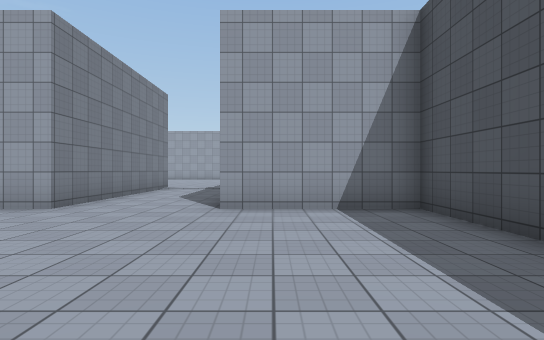
View 1 (above)

24 first-person views from a walk through a scene from a Unity 3-D project. The camera is 1.3 m above the floor, looks level and sees 80° across. The floor is counted in squares, 2 m on a side. Each view is taken from the middle of a square. On the plan, view 1 faces up. The plan holds only what a view shows up to about 10 squares ahead; the rest is blank. The place goes on beyond the plan. Surface patterns are stand-ins for the level's own textures.

View 2
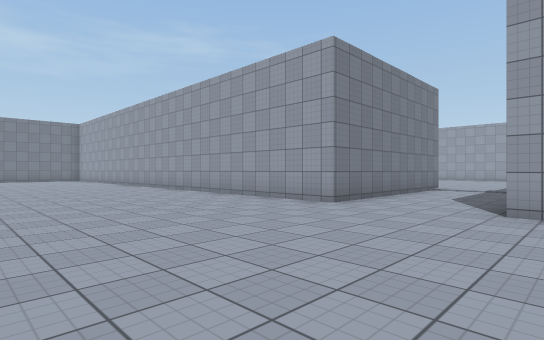

View 3
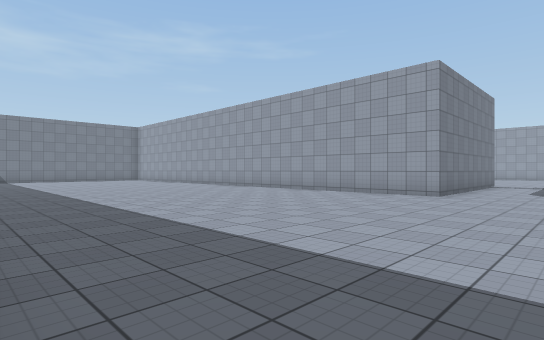

View 4
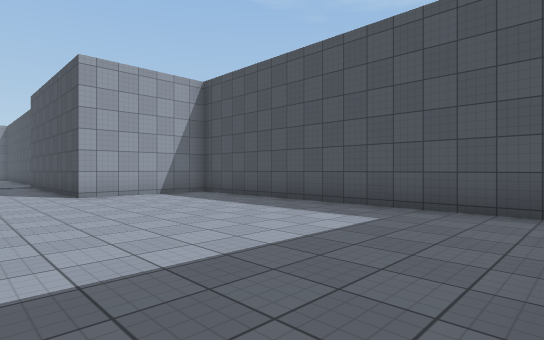

View 5
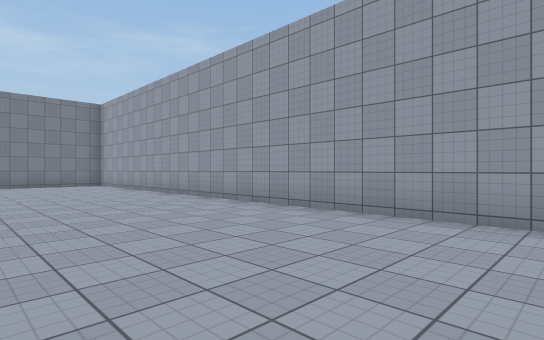

View 6
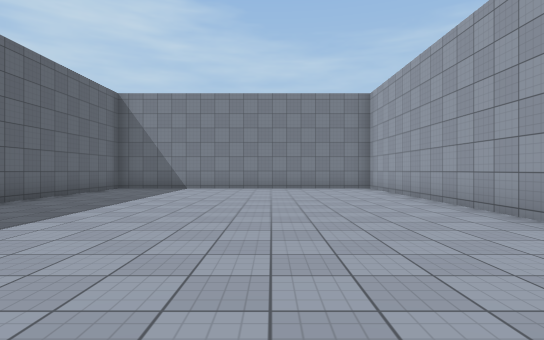

View 7
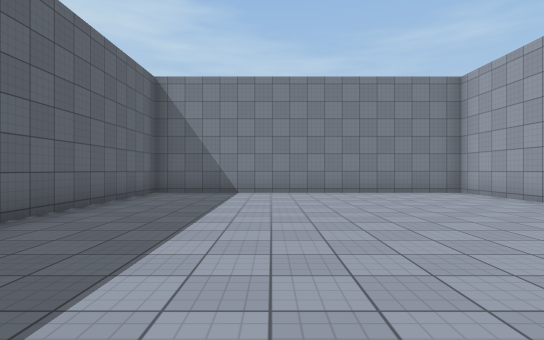

View 8
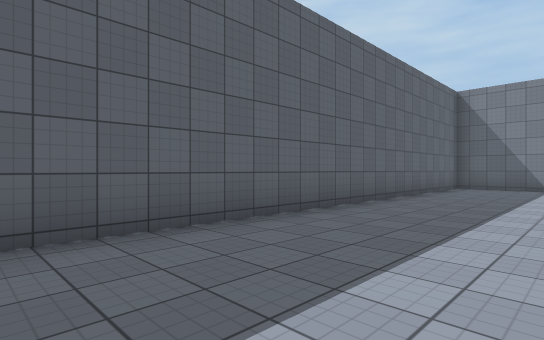

View 9
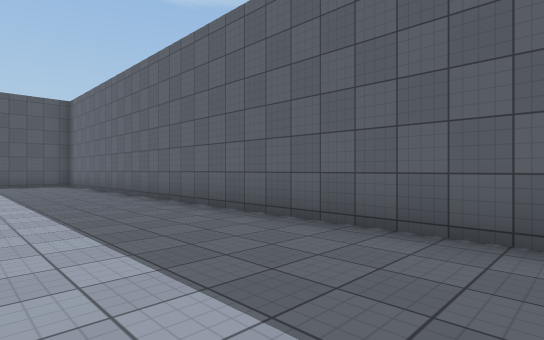

View 10
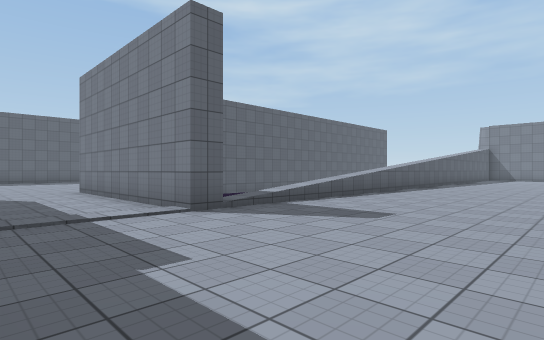

View 11
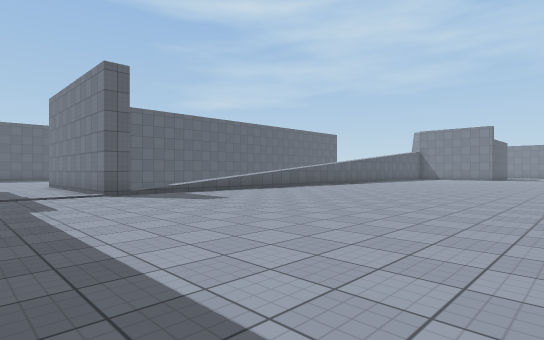

View 12
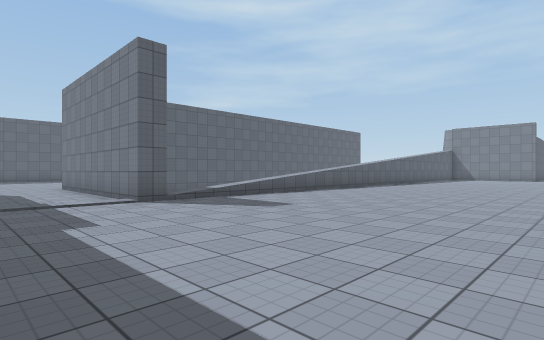

View 13
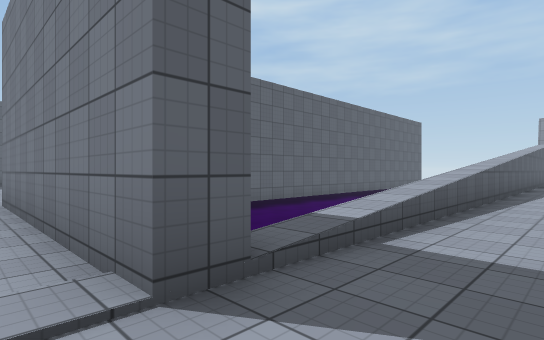

View 14
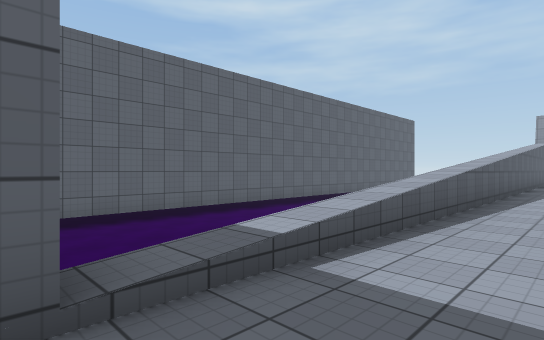

View 15
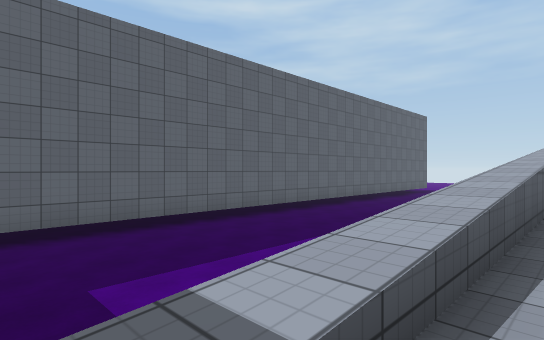

View 16
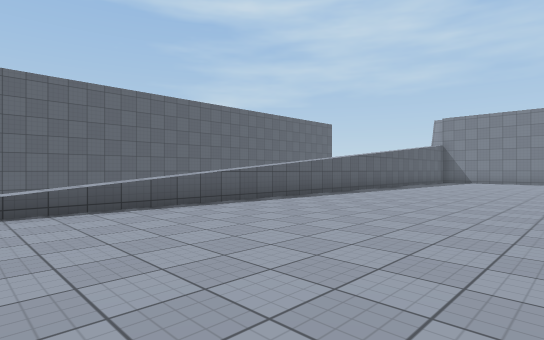

View 17
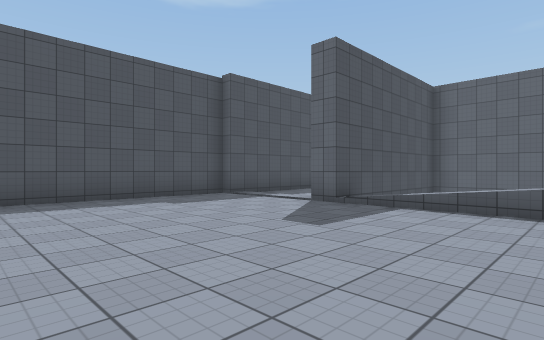

View 18
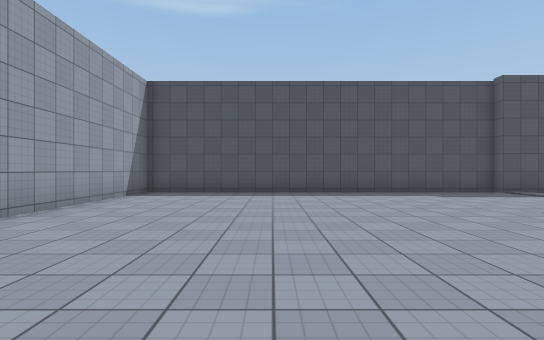

View 19
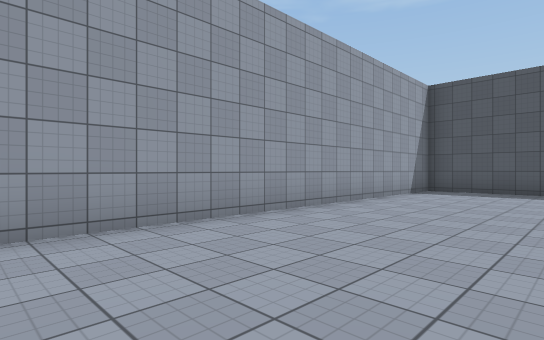

View 20
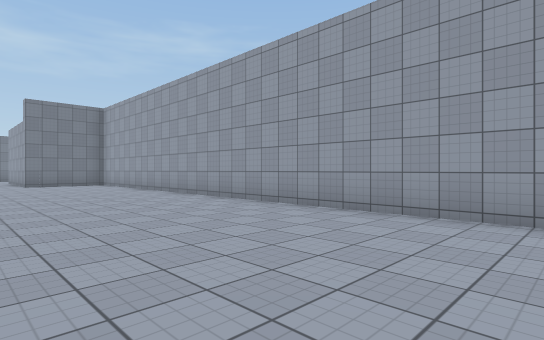

View 21
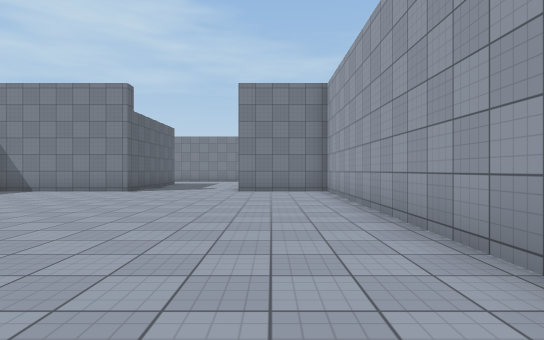

View 22
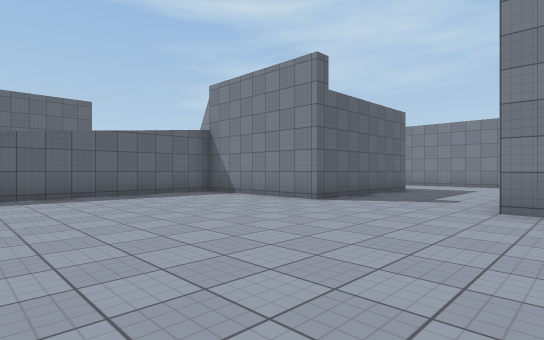

View 23
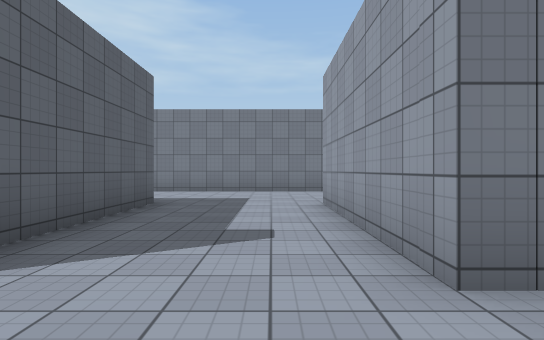

View 24
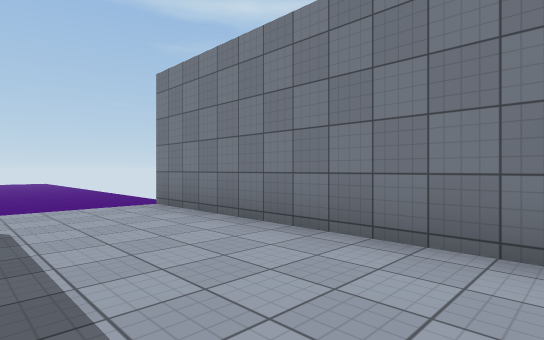

### Floor plan
Key: @ floor where view 1 was taken; # wall or solid block; . main floor; : floor 1.5 m higher than the main floor; + floor 1.75 m higher than the main floor; * floor 2 m higher than the main floor; % floor 2.25 m higher than the main floor; v drop or lower ground.
Columns run from 32 left of view 1 to 3 right of it. Each row starts with its distance up from view 1.
 22         #########################
 21         #.......................#
 20 #       #.......................#
 19 #...#####.......................#
 18 #...............................#
 17 #...............  ..............#
 16 #...............................#
 15 #...#####.......................#
 14 #...    #..... .................#
 13 #...    #.....  ................#
 12 #...    #.....  ................#
 11 #vv             %%*+::vvvvvv#...#
 10                           v #...#
  9                       vvvvvv#...#
  8                   vvvvvvvvvv#...#
  7 vvv               vvvvvvvvvv#...#
  6 vvv        ##################...###
  5  vv       #........................#
  4           #........................#
  3           #........................#
  2           #........................#
  1           #........................#
  0           #.....................@..#
 -1           #........................#
 -2           #........................#
 -3           #........................#
 -4            #####################

Where each view was taken, in squares from view 1:
view 1: 0 up, 0 right, facing up
view 2: 0 up, 0 right, facing up-left
view 3: 3 down, 1 left, facing up-left
view 4: 3 down, 3 left, facing up-right
view 5: 1 up, 7 left, facing up-left
view 6: 2 up, 10 left, facing left
view 7: 0 up, 12 left, facing left
view 8: 0 up, 9 left, facing down-left
view 9: 0 up, 12 left, facing down-right
view 10: 16 up, 1 left, facing down-left
view 11: 20 up, 1 left, facing down-left
view 12: 18 up, 1 left, facing down-left
view 13: 13 up, 3 left, facing down-left
view 14: 13 up, 4 left, facing down-left
view 15: 12 up, 5 left, facing down-left
view 16: 17 up, 6 left, facing down-left
view 17: 17 up, 8 left, facing down-right
view 18: 18 up, 10 left, facing right
view 19: 18 up, 11 left, facing up-right
view 20: 17 up, 9 left, facing up-left
view 21: 20 up, 14 left, facing left
view 22: 20 up, 18 left, facing down-left
view 23: 18 up, 22 left, facing left
view 24: 17 up, 29 left, facing down-left
